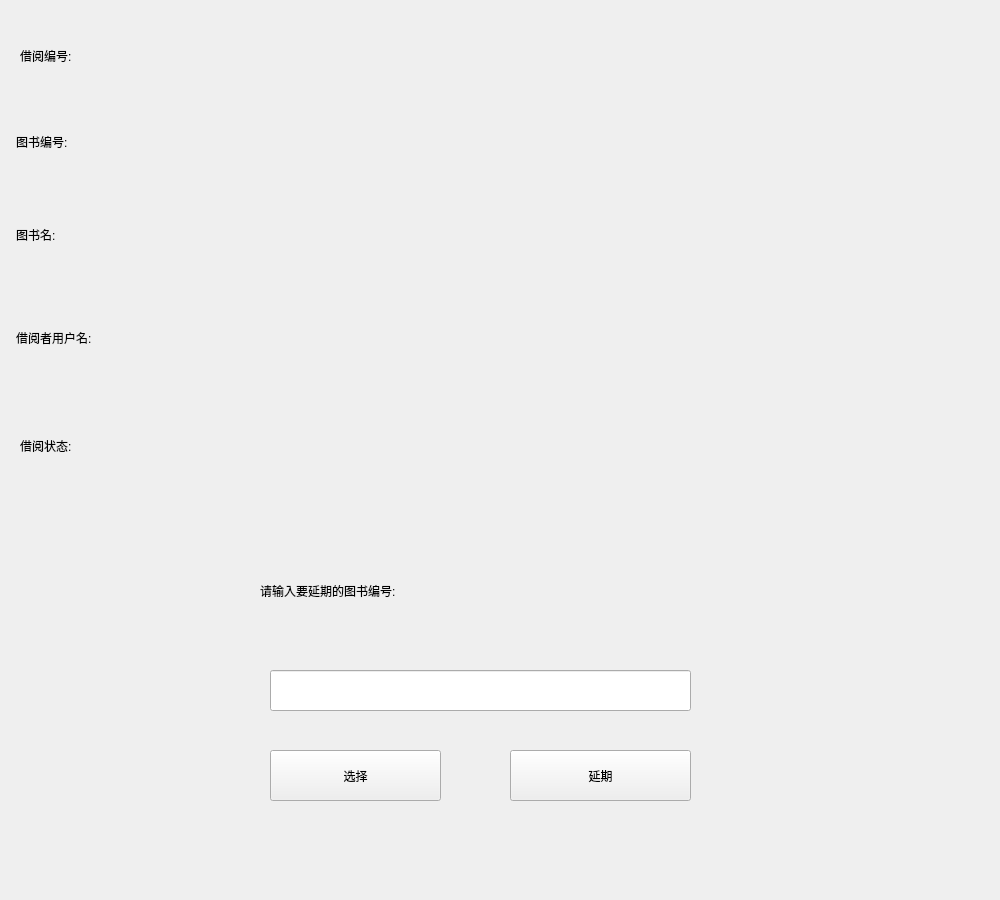
<?xml version="1.0" encoding="UTF-8"?>
<ui version="4.0">
 <class>extend_time</class>
 <widget class="QWidget" name="extend_time">
  <property name="geometry">
   <rect>
    <x>0</x>
    <y>0</y>
    <width>1000</width>
    <height>900</height>
   </rect>
  </property>
  <property name="sizePolicy">
   <sizepolicy hsizetype="Maximum" vsizetype="Maximum">
    <horstretch>0</horstretch>
    <verstretch>0</verstretch>
   </sizepolicy>
  </property>
  <property name="maximumSize">
   <size>
    <width>1000</width>
    <height>900</height>
   </size>
  </property>
  <property name="windowTitle">
   <string>图书延期</string>
  </property>
  <property name="styleSheet">
   <string notr="true">font: 20pt &quot;Arial&quot;;</string>
  </property>
  <widget class="QPushButton" name="choose">
   <property name="geometry">
    <rect>
     <x>270</x>
     <y>750</y>
     <width>171</width>
     <height>51</height>
    </rect>
   </property>
   <property name="text">
    <string>选择</string>
   </property>
  </widget>
  <widget class="QLineEdit" name="book_num">
   <property name="geometry">
    <rect>
     <x>270</x>
     <y>670</y>
     <width>421</width>
     <height>41</height>
    </rect>
   </property>
   <property name="maxLength">
    <number>10</number>
   </property>
  </widget>
  <widget class="QWidget" name="widget" native="true">
   <property name="geometry">
    <rect>
     <x>10</x>
     <y>20</y>
     <width>300</width>
     <height>500</height>
    </rect>
   </property>
   <property name="sizePolicy">
    <sizepolicy hsizetype="Maximum" vsizetype="Maximum">
     <horstretch>0</horstretch>
     <verstretch>0</verstretch>
    </sizepolicy>
   </property>
   <property name="maximumSize">
    <size>
     <width>300</width>
     <height>791</height>
    </size>
   </property>
   <widget class="QLabel" name="label">
    <property name="geometry">
     <rect>
      <x>10</x>
      <y>10</y>
      <width>371</width>
      <height>51</height>
     </rect>
    </property>
    <property name="text">
     <string>借阅编号:</string>
    </property>
   </widget>
   <widget class="QLabel" name="label_2">
    <property name="geometry">
     <rect>
      <x>6</x>
      <y>96</y>
      <width>341</width>
      <height>51</height>
     </rect>
    </property>
    <property name="text">
     <string>图书编号:</string>
    </property>
   </widget>
   <widget class="QLabel" name="label_3">
    <property name="geometry">
     <rect>
      <x>6</x>
      <y>194</y>
      <width>331</width>
      <height>41</height>
     </rect>
    </property>
    <property name="text">
     <string>图书名:</string>
    </property>
   </widget>
   <widget class="QLabel" name="label_4">
    <property name="geometry">
     <rect>
      <x>6</x>
      <y>292</y>
      <width>411</width>
      <height>51</height>
     </rect>
    </property>
    <property name="text">
     <string>借阅者用户名:</string>
    </property>
   </widget>
   <widget class="QLabel" name="label_5">
    <property name="geometry">
     <rect>
      <x>10</x>
      <y>400</y>
      <width>411</width>
      <height>51</height>
     </rect>
    </property>
    <property name="text">
     <string>借阅状态:</string>
    </property>
   </widget>
  </widget>
  <widget class="QWidget" name="widget_2" native="true">
   <property name="geometry">
    <rect>
     <x>380</x>
     <y>10</y>
     <width>600</width>
     <height>500</height>
    </rect>
   </property>
   <property name="sizePolicy">
    <sizepolicy hsizetype="Maximum" vsizetype="Maximum">
     <horstretch>0</horstretch>
     <verstretch>0</verstretch>
    </sizepolicy>
   </property>
   <property name="minimumSize">
    <size>
     <width>600</width>
     <height>500</height>
    </size>
   </property>
   <property name="maximumSize">
    <size>
     <width>600</width>
     <height>500</height>
    </size>
   </property>
   <widget class="QLineEdit" name="borrow_rec_num">
    <property name="geometry">
     <rect>
      <x>0</x>
      <y>20</y>
      <width>551</width>
      <height>51</height>
     </rect>
    </property>
    <property name="styleSheet">
     <string notr="true">background:transparent;border-width:0;border-style:outset</string>
    </property>
    <property name="text">
     <string/>
    </property>
    <property name="maxLength">
     <number>20</number>
    </property>
    <property name="readOnly">
     <bool>true</bool>
    </property>
   </widget>
   <widget class="QLineEdit" name="book_num_display">
    <property name="geometry">
     <rect>
      <x>0</x>
      <y>110</y>
      <width>561</width>
      <height>51</height>
     </rect>
    </property>
    <property name="styleSheet">
     <string notr="true">background:transparent;border-width:0;border-style:outset</string>
    </property>
    <property name="text">
     <string/>
    </property>
    <property name="maxLength">
     <number>30</number>
    </property>
    <property name="readOnly">
     <bool>true</bool>
    </property>
   </widget>
   <widget class="QLineEdit" name="book_name">
    <property name="geometry">
     <rect>
      <x>0</x>
      <y>200</y>
      <width>591</width>
      <height>51</height>
     </rect>
    </property>
    <property name="styleSheet">
     <string notr="true">background:transparent;border-width:0;border-style:outset</string>
    </property>
    <property name="text">
     <string/>
    </property>
    <property name="readOnly">
     <bool>true</bool>
    </property>
   </widget>
   <widget class="QLineEdit" name="reader_name">
    <property name="geometry">
     <rect>
      <x>0</x>
      <y>300</y>
      <width>541</width>
      <height>51</height>
     </rect>
    </property>
    <property name="styleSheet">
     <string notr="true">background:transparent;border-width:0;border-style:outset</string>
    </property>
    <property name="text">
     <string/>
    </property>
    <property name="maxLength">
     <number>10</number>
    </property>
    <property name="frame">
     <bool>true</bool>
    </property>
    <property name="readOnly">
     <bool>true</bool>
    </property>
   </widget>
   <widget class="QLineEdit" name="borrow_state">
    <property name="geometry">
     <rect>
      <x>0</x>
      <y>410</y>
      <width>541</width>
      <height>51</height>
     </rect>
    </property>
    <property name="styleSheet">
     <string notr="true">background:transparent;border-width:0;border-style:outset</string>
    </property>
    <property name="text">
     <string/>
    </property>
    <property name="maxLength">
     <number>10</number>
    </property>
    <property name="frame">
     <bool>true</bool>
    </property>
    <property name="readOnly">
     <bool>true</bool>
    </property>
   </widget>
  </widget>
  <widget class="QPushButton" name="extend">
   <property name="geometry">
    <rect>
     <x>510</x>
     <y>750</y>
     <width>181</width>
     <height>51</height>
    </rect>
   </property>
   <property name="text">
    <string>延期</string>
   </property>
  </widget>
  <widget class="QLabel" name="label_6">
   <property name="geometry">
    <rect>
     <x>260</x>
     <y>560</y>
     <width>551</width>
     <height>61</height>
    </rect>
   </property>
   <property name="text">
    <string>请输入要延期的图书编号:</string>
   </property>
  </widget>
 </widget>
 <resources/>
 <connections/>
</ui>
